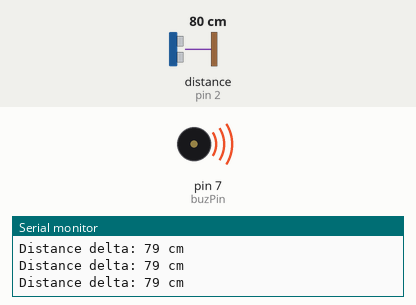
The program below on a simulated Arduino Uno, built with avr-gcc and run on an emulated ATmega328P. On the bench: buzzer (waves = sounding), the last lines printed to the serial monitor. Wiring (inferred from the names in the program): ultrasonic range finder: trigger pin 3; echo pin 2. Inputs (shaded band) come from the test bench; at power-on: distance to the obstacle (sensor on pin 2) 80 cm. The echo pulse lasts 58.3 µs per cm.

Above: at 1.2 s.
1.3 s: distance to the obstacle (sensor on pin 2) set to 147 cm
At 1.54 s:
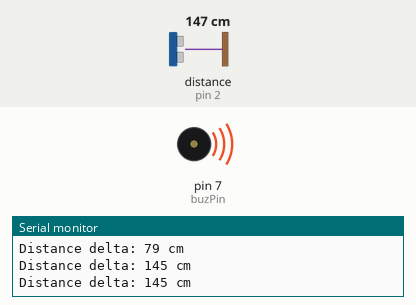
4.3 s: distance to the obstacle (sensor on pin 2) set to 155 cm
At 4.7 s:
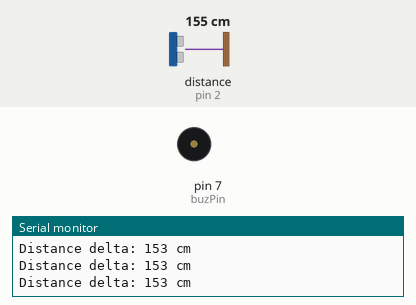
7.3 s: distance to the obstacle (sensor on pin 2) set to 2 cm
At 7.49 s:
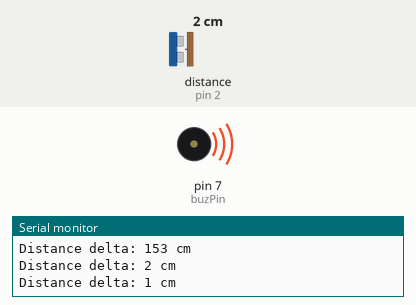
Timing chart, 0 to 10.3 s (numbered marks = the images above; inputs shaded):
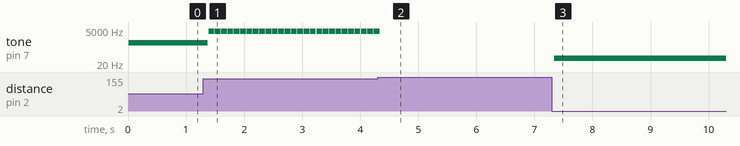

Measured:
- the behaviour switches between 151 and 152 cm on distance to the obstacle (sensor on pin 2) (found by bisection; images 1 and 2)
- after the input at 1.3 s, tone on pin 7 (buzPin): alternates 4186 Hz for 0.10 s and silent for 0.01 s, starting after 0.08 s
- after the input at 4.3 s, tone on pin 7 (buzPin): goes on until 4.3 s, then stays silent
- after the input at 7.3 s, tone on pin 7 (buzPin): silent → 49 Hz at once

The program:

main.cpp
```cpp
#include <Arduino.h>
#include "pitches.h"


#define echoPin 2
#define trigPin 3

long duration;
int distance;
const int buzPin  = 7;


void setup() {
  pinMode(trigPin, OUTPUT);
  pinMode(echoPin, INPUT);
  pinMode(buzPin,OUTPUT);
  Serial.begin(9600);
  Serial.println("Ultrasonic Sensor HC-SR04 Test");
  Serial.println("with Arduino UNO R3");

}

void loop() {
  digitalWrite(trigPin, LOW);
  delayMicroseconds(2);
  digitalWrite(trigPin, HIGH);
  delayMicroseconds(10);
  digitalWrite(trigPin, LOW);
  duration = pulseIn(echoPin, HIGH);
  distance = duration * 0.034 / 2;
  Serial.print("Distance delta: ");
  Serial.print(distance);
  Serial.println(" cm");

  int melodyOn[] = {NOTE_G1,NOTE_FS2,NOTE_F3,NOTE_E4,NOTE_DS5,NOTE_D6,NOTE_CS7,NOTE_C8};

  int durationOn = 100;
  if(distance <= 10){
    tone(buzPin, melodyOn[0], durationOn);
    delay(100);
  }
  if (distance>10 && distance<30)
  {
    tone(buzPin, melodyOn[1], durationOn);
    delay(100);
  }
    if (distance>30 && distance<50)
  {
    tone(buzPin, melodyOn[2], durationOn);
    delay(100);
  }
    if (distance>50 && distance<70)
  {
    tone(buzPin, melodyOn[3], durationOn);
    delay(100);
  }
    if (distance>70 && distance<90)
  {
    tone(buzPin, melodyOn[4], durationOn);
    delay(100);
  }
    if (distance>90 && distance<110)
  {
    tone(buzPin, melodyOn[5], durationOn);
    delay(100);
  }
    if (distance>110 && distance<120)
  {
    tone(buzPin, melodyOn[6], durationOn);
    delay(100);
  }
    if (distance>120 && distance<150)
  {
    tone(buzPin, melodyOn[7], durationOn);
    delay(100);
}
}
```

pitches.h
```cpp
/*************************************************

 * Public Constants

 *************************************************/
#define NOTE_B0 	31
#define NOTE_C1 	33
#define NOTE_CS1 35
#define NOTE_D1 	37
#define NOTE_DS1 39
#define NOTE_E1 	41
#define NOTE_F1 	44
#define NOTE_FS1 46
#define NOTE_G1 	49
#define NOTE_GS1 52
#define NOTE_A1 	55
#define NOTE_AS1 58
#define NOTE_B1 	62
#define NOTE_C2 	65
#define NOTE_CS2 69
#define NOTE_D2 	73
#define NOTE_DS2 78
#define NOTE_E2 	82
#define NOTE_F2 	87
#define NOTE_FS2 93
#define NOTE_G2 	98
#define NOTE_GS2 104
#define NOTE_A2 	110
#define NOTE_AS2 117
#define NOTE_B2 	123
#define NOTE_C3 	131
#define NOTE_CS3 139
#define NOTE_D3 	147
#define NOTE_DS3 156
#define NOTE_E3 	165
#define NOTE_F3 	175
#define NOTE_FS3 185
#define NOTE_G3 	196
#define NOTE_GS3 208
#define NOTE_A3 	220
#define NOTE_AS3 233
#define NOTE_B3 	247
#define NOTE_C4 	262
#define NOTE_CS4 277
#define NOTE_D4 	294
#define NOTE_DS4 311
#define NOTE_E4 	330
#define NOTE_F4 	349
#define NOTE_FS4 370
#define NOTE_G4 	392
#define NOTE_GS4 415
#define NOTE_A4 	440
#define NOTE_AS4 466
#define NOTE_B4 	494
#define NOTE_C5 	523
#define NOTE_CS5 554
#define NOTE_D5 	587
#define NOTE_DS5 622
#define NOTE_E5 	659
#define NOTE_F5 	698
#define NOTE_FS5 740
#define NOTE_G5 	784
#define NOTE_GS5 831
#define NOTE_A5 	880
#define NOTE_AS5 932
#define NOTE_B5 	988
#define NOTE_C6 	1047
#define NOTE_CS6 1109
#define NOTE_D6 	1175
#define NOTE_DS6 1245
#define NOTE_E6 	1319
#define NOTE_F6 	1397
#define NOTE_FS6 1480
#define NOTE_G6 	1568
#define NOTE_GS6 1661
#define NOTE_A6 	1760
#define NOTE_AS6 1865
#define NOTE_B6 	1976
#define NOTE_C7 	2093
#define NOTE_CS7 2217
#define NOTE_D7 	2349
#define NOTE_DS7 2489
#define NOTE_E7 	2637
#define NOTE_F7 	2794
#define NOTE_FS7 2960
#define NOTE_G7 	3136
#define NOTE_GS7 3322
#define NOTE_A7 	3520
#define NOTE_AS7 3729
#define NOTE_B7 	3951
#define NOTE_C8 	4186
#define NOTE_CS8 4435
#define NOTE_D8 	4699
#define NOTE_DS8 4978
```
